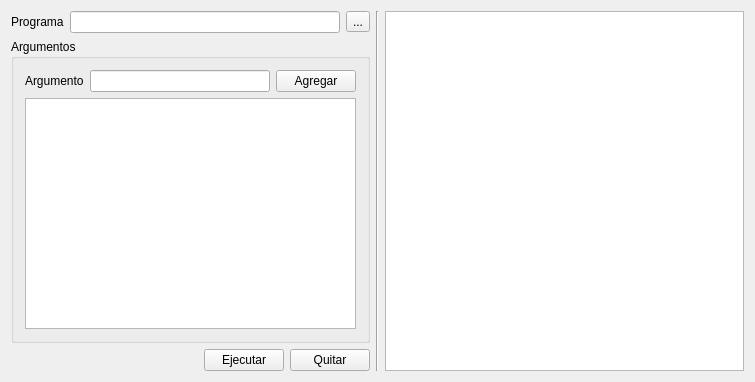
<?xml version="1.0" encoding="UTF-8"?>
<ui version="4.0">
 <class>Widget</class>
 <widget class="QWidget" name="Widget">
  <property name="geometry">
   <rect>
    <x>0</x>
    <y>0</y>
    <width>755</width>
    <height>382</height>
   </rect>
  </property>
  <property name="windowTitle">
   <string>Widget</string>
  </property>
  <layout class="QHBoxLayout" name="horizontalLayout_4">
   <item>
    <layout class="QVBoxLayout" name="verticalLayout">
     <item>
      <layout class="QHBoxLayout" name="horizontalLayout_2">
       <item>
        <widget class="QLabel" name="label">
         <property name="text">
          <string>Programa</string>
         </property>
        </widget>
       </item>
       <item>
        <widget class="QLineEdit" name="programaLineEdit"/>
       </item>
       <item>
        <widget class="QToolButton" name="explorarToolButton">
         <property name="text">
          <string>...</string>
         </property>
        </widget>
       </item>
      </layout>
     </item>
     <item>
      <widget class="QGroupBox" name="groupBox">
       <property name="title">
        <string>Argumentos</string>
       </property>
       <layout class="QGridLayout" name="gridLayout">
        <item row="0" column="0">
         <layout class="QHBoxLayout" name="horizontalLayout_3">
          <item>
           <widget class="QLabel" name="label_3">
            <property name="text">
             <string>Argumento</string>
            </property>
           </widget>
          </item>
          <item>
           <widget class="QLineEdit" name="argumentoLineEdit"/>
          </item>
          <item>
           <widget class="QPushButton" name="agregarPushButton">
            <property name="text">
             <string>Agregar</string>
            </property>
           </widget>
          </item>
         </layout>
        </item>
        <item row="1" column="0">
         <widget class="QListWidget" name="argsListWidget">
          <property name="contextMenuPolicy">
           <enum>Qt::ActionsContextMenu</enum>
          </property>
         </widget>
        </item>
       </layout>
      </widget>
     </item>
     <item>
      <layout class="QHBoxLayout" name="horizontalLayout">
       <item>
        <spacer name="horizontalSpacer">
         <property name="orientation">
          <enum>Qt::Horizontal</enum>
         </property>
         <property name="sizeHint" stdset="0">
          <size>
           <width>40</width>
           <height>20</height>
          </size>
         </property>
        </spacer>
       </item>
       <item>
        <widget class="QPushButton" name="ejecutarPushButton">
         <property name="text">
          <string>Ejecutar</string>
         </property>
        </widget>
       </item>
       <item>
        <widget class="QPushButton" name="quitarPushButton">
         <property name="text">
          <string>Quitar</string>
         </property>
        </widget>
       </item>
      </layout>
     </item>
    </layout>
   </item>
   <item>
    <widget class="Line" name="line">
     <property name="orientation">
      <enum>Qt::Vertical</enum>
     </property>
    </widget>
   </item>
   <item>
    <widget class="QPlainTextEdit" name="plainTextEdit"/>
   </item>
  </layout>
  <action name="actionEliminar_argumento">
   <property name="text">
    <string>Eliminar argumento</string>
   </property>
  </action>
 </widget>
 <layoutdefault spacing="6" margin="11"/>
 <resources/>
 <connections/>
</ui>
